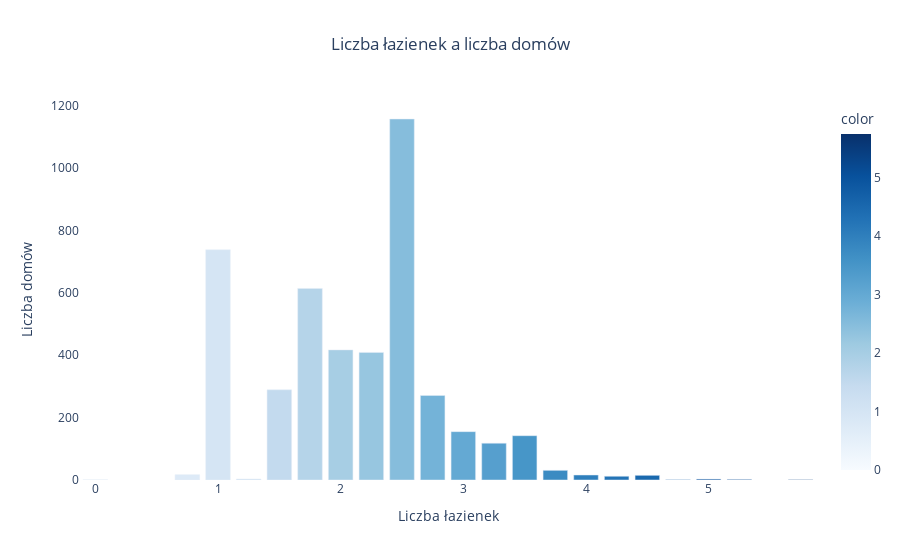

The cell this chart's notebook holds for it:
### Markdown cell above
### 8.4. Liczba łazienek a liczba domów

### Code cell
# Liczba łazienek a liczba domów
fig = px.bar(
    x=data.bathrooms.value_counts().index,
    y=data.bathrooms.value_counts().values,
    labels={"x": "Liczba łazienek", "y": "Liczba domów"},
    title="Liczba łazienek a liczba domów",
    color=data.bathrooms.value_counts().index,
    color_continuous_scale="Blues"
)

# Ustawienie tła na białe i wyśrodkowanie tytułu
fig.update_layout(
    plot_bgcolor='white',
    paper_bgcolor='white',
    title_x=0.5
)

# Wyświetlenie wykresu
fig.show()

### Figure 1 — Plotly figure (JSON) as saved in the notebook; plotly's stock layout.template omitted (floating-point values rounded to 4 significant figures)
{"data": [{"alignmentgroup": "True", "hovertemplate": "Liczba łazienek=%{x}<br>Liczba domów=%{y}<br>color=%{marker.color}<extra></extra>", "legendgroup": "", "marker": {"color": [2.5, 1, 1.75, 2, 2.25, 1.5, 2.75, 3, 3.5, 3.25, 3.75, 0.75, 4, 4.5, 4.25, 1.25, 5, 5.25, 4.75, 5.75, 0], "coloraxis": "coloraxis", "pattern": {"shape": ""}}, "name": "", "offsetgroup": "", "orientation": "v", "showlegend": false, "textposition": "auto", "type": "bar", "x": [2.5, 1, 1.75, 2, 2.25, 1.5, 2.75, 3, 3.5, 3.25, 3.75, 0.75, 4, 4.5, 4.25, 1.25, 5, 5.25, 4.75, 5.75, 0], "xaxis": "x", "y": [1157, 738, 614, 417, 409, 289, 271, 155, 142, 118, 31, 17, 16, 15, 12, 3, 3, 2, 1, 1, 1], "yaxis": "y"}], "layout": {"barmode": "relative", "coloraxis": {"colorbar": {"title": {"text": "color"}}, "colorscale": [[0, "rgb(247,251,255)"], [0.125, "rgb(222,235,247)"], [0.25, "rgb(198,219,239)"], [0.375, "rgb(158,202,225)"], [0.5, "rgb(107,174,214)"], [0.625, "rgb(66,146,198)"], [0.75, "rgb(33,113,181)"], [0.875, "rgb(8,81,156)"], [1, "rgb(8,48,107)"]]}, "legend": {"tracegroupgap": 0}, "paper_bgcolor": "white", "plot_bgcolor": "white", "title": {"text": "Liczba łazienek a liczba domów", "x": 0.5}, "xaxis": {"anchor": "y", "domain": [0, 1], "title": {"text": "Liczba łazienek"}}, "yaxis": {"anchor": "x", "domain": [0, 1], "title": {"text": "Liczba domów"}}}}
